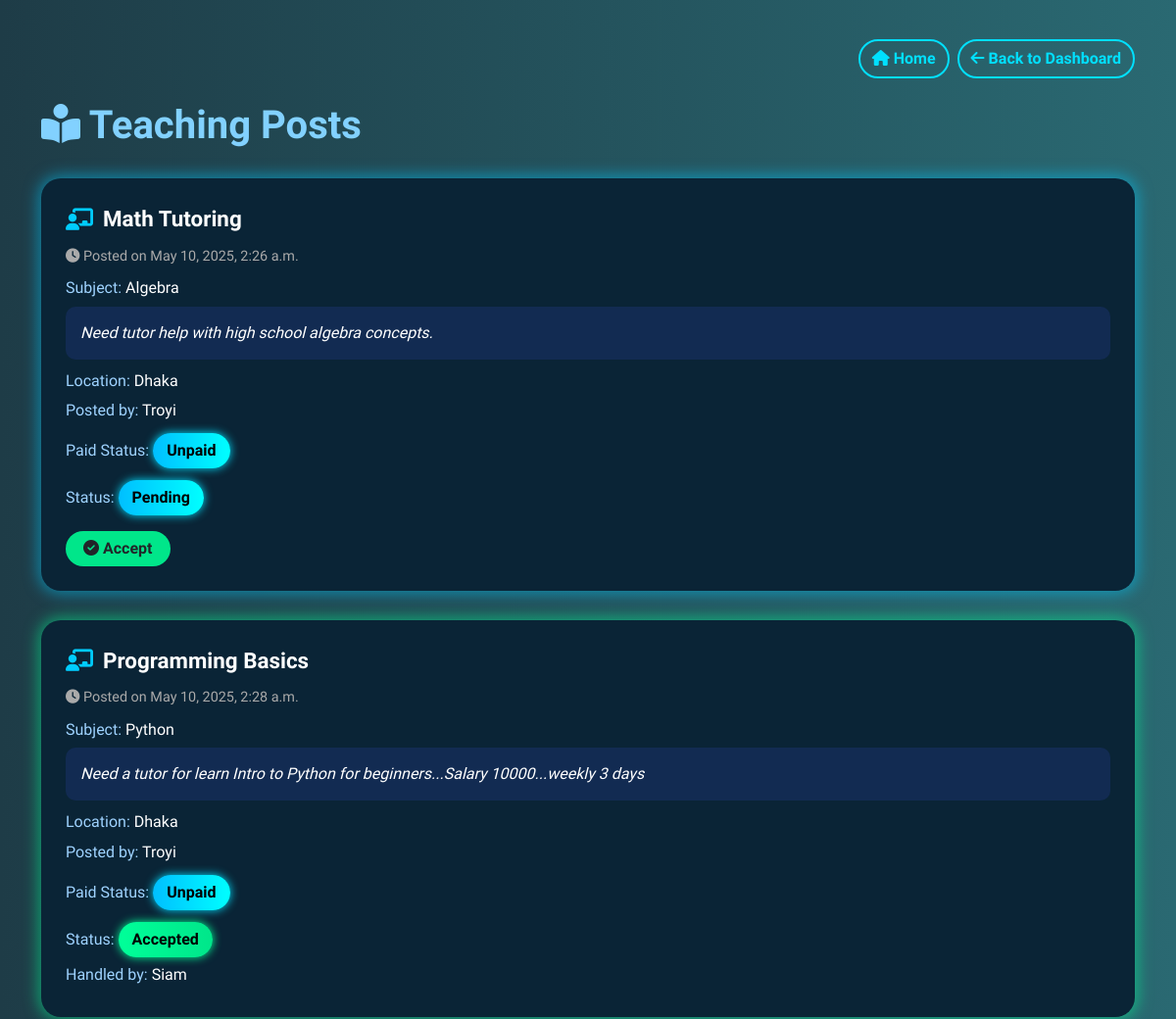
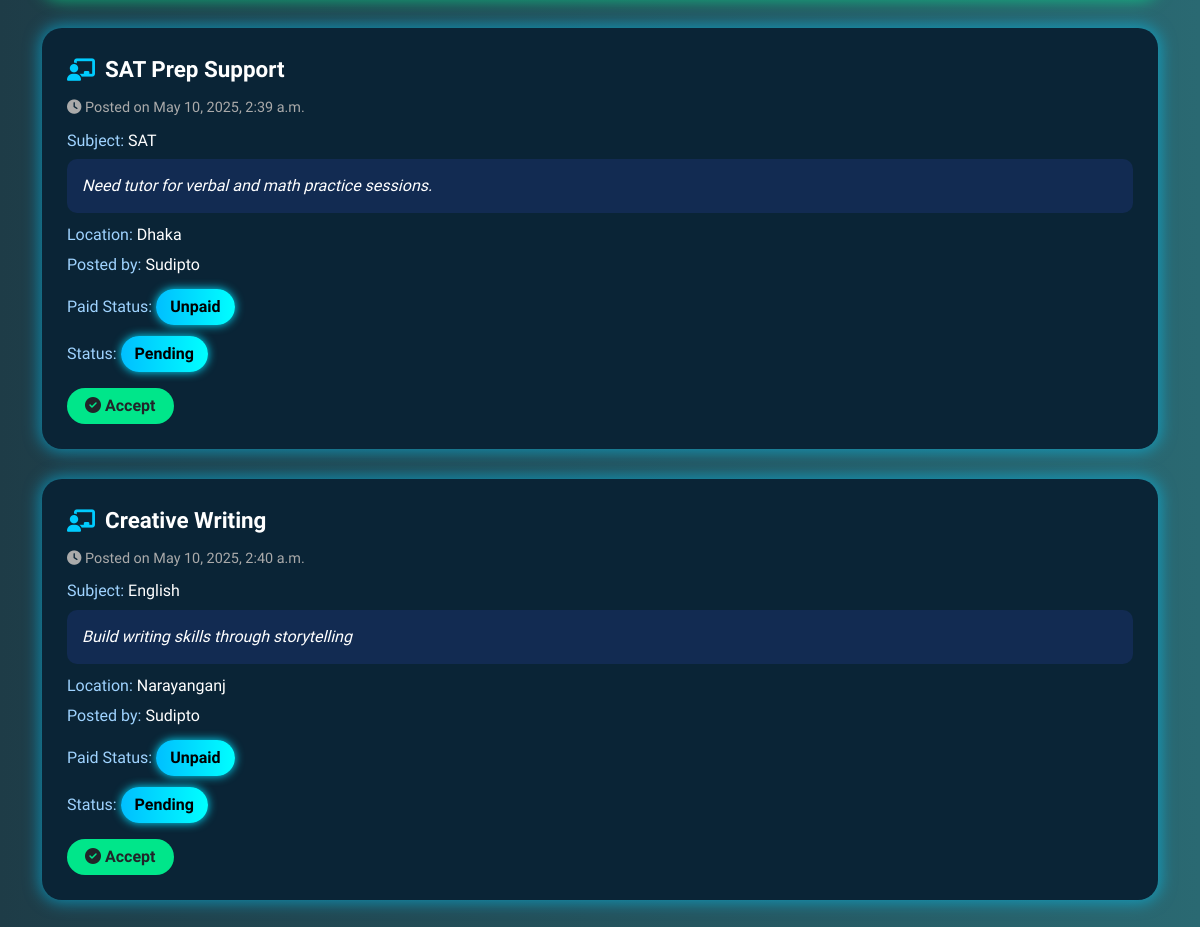
/user/provider_teaching_posts/ (signed in), run on the app's committed database (2 pictures, top to bottom).
### users/models.py (models this page shows, shortened)
class TeachingRequest(models.Model):
    STATUS_CHOICES = (
        ('Pending', 'Pending'),
        ('Accepted', 'Accepted'),
        ('Rejected', 'Rejected'),
    )
    customer = models.ForeignKey(User, on_delete=models.CASCADE, related_name='teaching_requests')
    title = models.CharField(max_length=100)
    subject = models.CharField(max_length=100)
    description = models.TextField()
    location = models.CharField(max_length=100)
    is_paid = models.BooleanField(default=False)
    created_at = models.DateTimeField(auto_now_add=True)
    accepted_by = models.ForeignKey(User, null=True, blank=True, on_delete=models.SET_NULL, related_name='accepted_teaching', limit_choices_to={'role': 'provider'})
    status = models.CharField(max_length=10, choices=STATUS_CHOICES, default='Pending')

class User(AbstractUser):
    ROLE_CHOICES = (
        ('customer', 'Customer'),
        ('provider', 'Provider'),
    )
    role = models.CharField(max_length=10, choices=ROLE_CHOICES)
    phone_number = models.CharField(max_length=15, blank=True, null=True)

### users/views.py (the view, shortened to what this page needs)
# urls.py: path('provider_teaching_posts/', views.provider_teaching_posts, name='provider_teaching_posts'),
@login_required
def provider_teaching_posts(request):
    posts = TeachingRequest.objects.all()
    return render(request, 'provider_teaching_posts.html', {'posts': posts})

### templates/provider_teaching_posts.html (shortened to what this page needs)
<!DOCTYPE html>
<html lang="en">
<head>
    <link href="https://cdn.jsdelivr.net/npm/bootstrap@5.3.0/dist/css/bootstrap.min.css" rel="stylesheet">
    <link href="https://cdnjs.cloudflare.com/ajax/libs/font-awesome/6.4.0/css/all.min.css" rel="stylesheet">
</head>
<body>
<div class="container">
    <div class="d-flex justify-content-end mb-4">
        <a href="{% url 'home' %}" class="btn btn-outline-info me-2">
            <i class="fas fa-home"></i> Home
        </a>
        <a href="{% url 'provider_dashboard' %}" class="btn btn-outline-info">
            <i class="fas fa-arrow-left"></i> Back to Dashboard
        </a>
    </div>
    <h1><i class="fas fa-book-reader"></i> Teaching Posts</h1>
    {% for post in posts %}
    <div class="glow-box {% if post.status == 'Accepted' %}glow-green{% else %}glow-blue{% endif %}">
        <div class="post-title">
            <i class="fas fa-chalkboard-teacher"></i> {{ post.title }}
        </div>
        <p class="posted-time">
            <i class="fas fa-clock"></i>
            {% if post.created_at %} Posted on {{ post.created_at|date:"F j, Y, g:i a" }} {% endif %}
        </p>
        <div class="post-content">
            <p><span class="label">Subject:</span> {{ post.subject }}</p>
            <div class="desc-box">{{ post.description }}</div>
            <p><span class="label">Location:</span> {{ post.location }}</p>
            <p><span class="label">Posted by:</span> {{ post.customer.get_full_name|default:post.customer.username }}</p>
            {% if post.paid %}
                <p><span class="label">Paid Status:</span> <span class="status-pill status-accepted">Paid</span></p>
            {% else %}
                <p><span class="label">Paid Status:</span> <span class="status-pill">Unpaid</span></p>
            {% endif %}
            {% if post.status == 'Pending' %}
                <p><span class="label">Status:</span> <span class="status-pill">Pending</span></p>
                <form method="POST" class="mt-3">
                    <button type="submit" name="action" value="accept" class="btn btn-accept">
                        <i class="fas fa-check-circle"></i> Accept
                    </button>
                </form>
            {% else %}
                <p><span class="label">Status:</span> <span class="status-pill status-accepted">Accepted</span></p>
                <p><span class="label">Handled by:</span> {{ post.accepted_by.get_full_name|default:post.accepted_by.username }}</p>
            {% endif %}
        </div>
    </div>
    {% empty %}
    <div class="alert alert-light text-dark">No teaching posts available.</div>
    {% endfor %}
</div>
</body>
</html>

### templates/provider_teaching_posts.html (style rules this page uses)
body { background: linear-gradient(to right,#1e3c47, #2a6972 ); font-family: 'Quicksand', sans-serif; color: white; padding: 40px 15px; }
h1 { font-weight: bold; margin-bottom: 30px; color: #82d1ff; }
.glow-box { background-color: #0a2436; border-radius: 20px; padding: 25px; margin-bottom: 30px; transition: transform 0.3s ease; }
.glow-blue { box-shadow: 0 0 15px 3px rgba(0, 204, 255, 0.5); }
.glow-green { box-shadow: 0 0 15px 3px rgba(0, 255, 150, 0.5); }
.post-title { font-size: 1.4rem; font-weight: 600; margin-bottom: 10px; display: flex; align-items: center; }
.post-title i { color: #00ccff; margin-right: 10px; }
.post-content p { margin-bottom: 0.4rem; }
.label { color: #9fd3ff; }
.status-pill { display: inline-block; padding: 6px 14px; background: linear-gradient(to right, #00bfff, #00ffff); color: #000; border-radius: 20px; font-weight: bold; margin-top: 5px; box-shadow: 0 0 10px #00e0ff; }
.status-accepted { background: linear-gradient(to right, #00ff99, #00e68a); box-shadow: 0 0 10px #00ff99; }
.desc-box { background-color: #122b52; padding: 15px; border-radius: 10px; font-style: italic; margin-bottom: 10px; }
.btn-accept { background-color: #00e68a; border: none; border-radius: 20px; padding: 6px 18px; font-weight: 600; }
.btn-outline-info { border-radius: 20px; font-weight: 600; border: 2px solid #00e0ff; color: #00e0ff; background-color: transparent; transition: all 0.3s ease; }
.posted-time { font-size: 0.9rem; color: #aaa; margin-bottom: 10px; }

### data on the page
TeachingRequest: title "Math Tutoring", created_at "May 10, 2025, 2:26 a.m.", subject "Algebra", description "Need tutor help with high school algebra concepts.", location "Dhaka", customer.get_full_name "Troyi"
TeachingRequest: title "Programming Basics", created_at "May 10, 2025, 2:28 a.m.", subject "Python", description "Need a tutor for learn Intro to Python for beginners...Salary 10000...weekly 3 days", location "Dhaka", customer.get_full_name "Troyi", accepted_by.get_full_name "Siam"
TeachingRequest: title "SAT Prep Support", created_at "May 10, 2025, 2:39 a.m.", subject "SAT", description "Need tutor for verbal and math practice sessions.", location "Dhaka", customer.get_full_name "Sudipto"
TeachingRequest: title "Creative Writing", created_at "May 10, 2025, 2:40 a.m.", subject "English", description "Build writing skills through storytelling", location "Narayanganj", customer.get_full_name "Sudipto"
